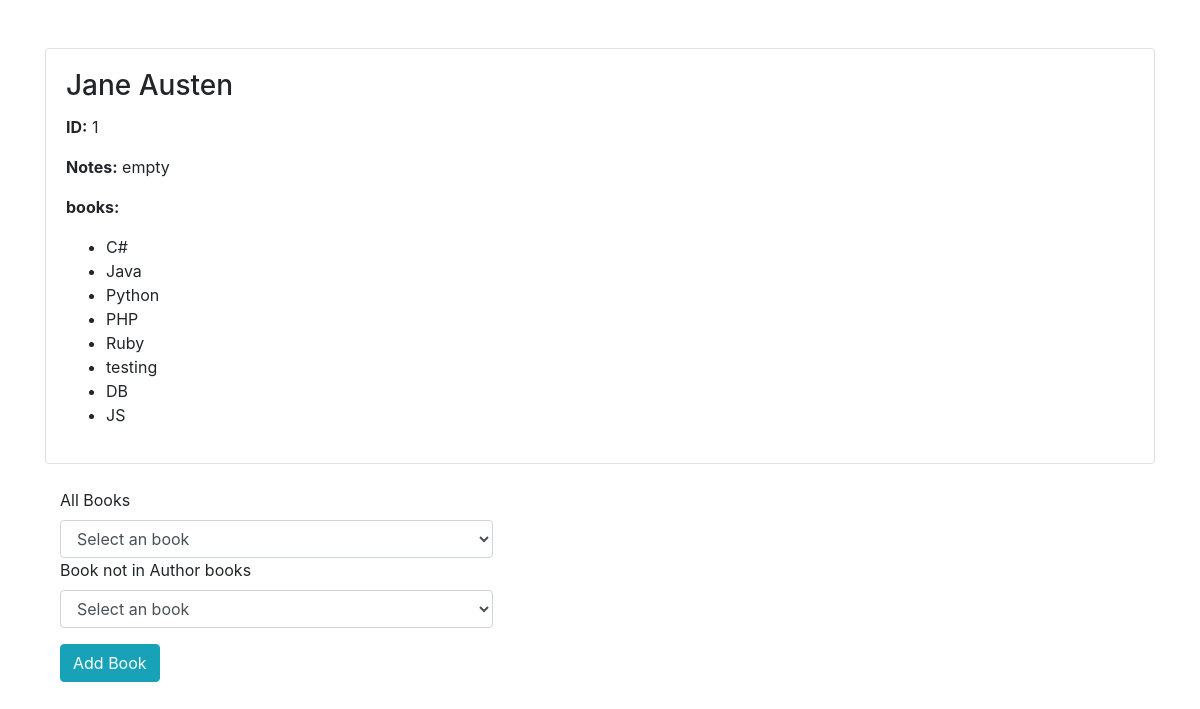
Screenshot of /authors/1 with the database file from the repository.
### books_authors_app/models.py (models this page shows)
class Author(models.Model):
    first_name = models.CharField(max_length=45)
    last_name = models.CharField(max_length=45)
    created_at = models.DateTimeField(auto_now_add=True)
    updated_at = models.DateTimeField(auto_now=True)
    notes = models.TextField(default = "empty")
    books = models.ManyToManyField(Book, related_name='authors')

class Book(models.Model):
    title = models.CharField(max_length=255)
    description = models.TextField()
    created_at = models.DateTimeField(auto_now_add=True)
    updated_at = models.DateTimeField(auto_now=True)

### books_authors_app/views.py (the view)
# urls.py: path('authors/<int:id>',views.show_author_details),
def show_author_details(request, id):
    context = {
        'author': models.get_author_by_id(id),
        'books':models.get_all_books(),
        'not_in':models.get_all_book_not_in_author_books(id),
    }
    return render (request, "show_author.html", context)

### books_authors_app/models.py (called while the page is built)
def get_all_books():
    return Book.objects.all()

def get_author_by_id(id):
    return Author.objects.get(id = id)

def get_all_book_not_in_author_books(id):
    author = get_author_by_id(id)
    author_books = author.books.all()
    return Book.objects.exclude(id__in=[book.id for book in author_books])

### books_authors_app/templates/show_author.html (shortened to what this page needs)
<!DOCTYPE html>
<html lang="en">
<head>
    <link href="https://stackpath.bootstrapcdn.com/bootstrap/4.5.2/css/bootstrap.min.css" rel="stylesheet">
</head>
<body>
    <div class="container">
        <div class="card mt-5">
            <div class="card-body">
                <h3 class="card-title">{{ author.first_name }} {{ author.last_name }}</h3>
                <p class="card-text"><strong>ID:</strong> {{ author.id }}</p>
                <p class="card-text"><strong>Notes:</strong> {{ author.notes }}</p>
                <p class="card-text"><strong>books:</strong></p>
                <ul>
                    {% for book in author.books.all %}
                    <li>{{ book.title }}</li>
                    {% endfor %}
                </ul>
            </div>
        </div>
        <form action="/add_book_for_author" method="post" class="needs-validation col-md-5 mt-4" novalidate>
            <div class="form-group">
                <label for="in">All Books</label>
                <select class="form-control" name="book" required>
                    <option value="" disabled selected>Select an book</option>
                </select>
                <label for="not_in">Book not in Author books</label>
                <select class="form-control" name="book" required>
                    <option value="" disabled selected>Select an book</option>
                </select>
            </div>
            <button type="submit" class="btn btn-info">Add Book</button>
        </form>
    </div>
</body>
</html>

### rows the page displays
Author: first_name "Jane", last_name "Austen", id "1", notes "empty"
Book: title "C#"
Book: title "Java"
Book: title "Python"
Book: title "PHP"
Book: title "Ruby"
Book: title "testing"
Book: title "DB"
Book: title "JS"
